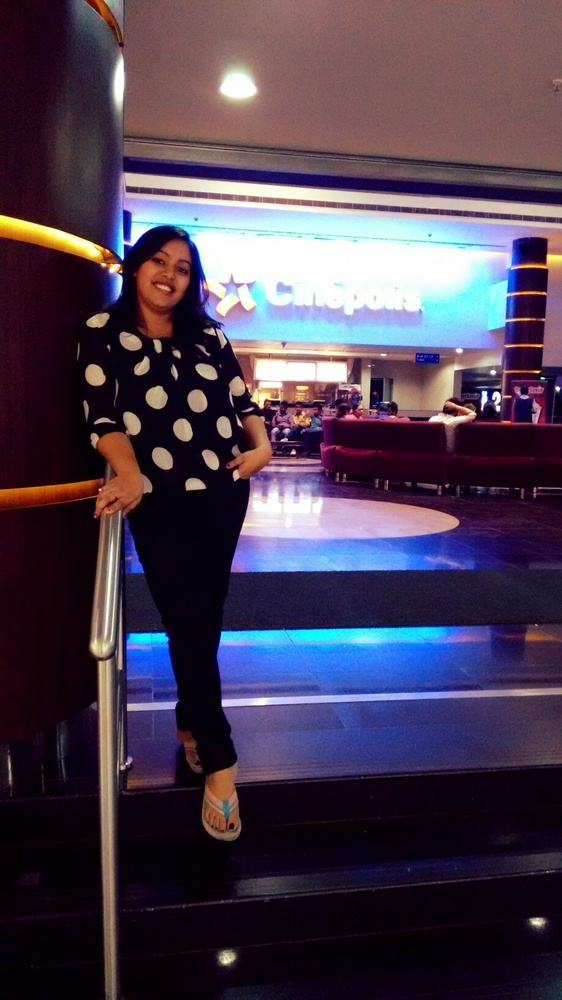
#> input picture Task 2/mypic.jpg, 562 x 1000 px, shrunk from 918 x 1632 before the run
$ jupyter execute 'Image to Pencil Sketch with Python.ipynb'   (shell and % lines are left out)
#> lines starting #> are read from the running program, lines starting #| are printed output that depends on the picture
Task-4: Image to Pencil Sketch with Python
Description Of Task:
We need to read the image in RBG format and then convert it to a grayscale image. This will turn an image into a classic black and white photo. Then the next thing to do is invert the grayscale image also called negative image, this will be our inverted grayscale image. Inversion can be used to enhance details. Then we can finally create the pencil sketch by mixing the grayscale image with the inverted blurry image. This can be done by dividing the grayscale image by the inverted blurry image. Since images are just arrays, we can easily do this programmatically using the divide function from the cv2 library in Python.

Refrence link: https://thecleverprogrammer.com/2020/09/30/pencil-sketch-with-python/

# Import Libraries

[cell 1]
import cv2
import numpy as np

# Read the image using Computer Vision

[cell 2]
image = cv2.imread("mypic.jpg")
#> image is the input picture: shape (1000, 562, 3); mean B, G, R 80.7, 62.3, 75
image

# Display Image

[cell 3]
cv2.imshow("Chitranshi", image)
cv2.waitKey(0)

# Read the image in RGB format

[cell 4]
import matplotlib.pyplot as plt
img_rgb = cv2.cvtColor(image, cv2.COLOR_BGR2RGB)
plt.imshow(img_rgb)

# create a new image by converting the original image to greyscale

[cell 5]
gray_image = cv2.cvtColor(image, cv2.COLOR_BGR2GRAY)
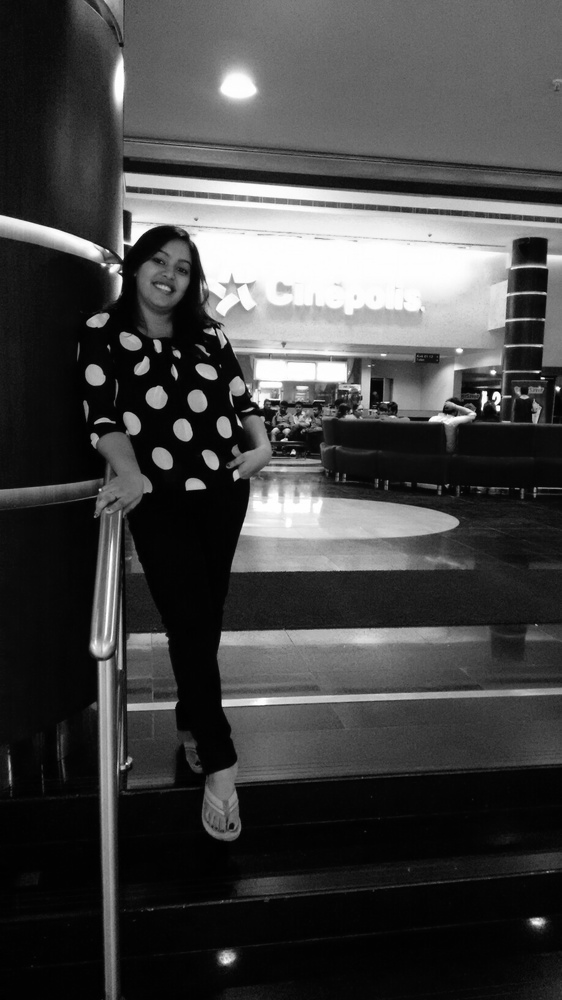
#> gray_image: shape (1000, 562); min 0, max 255, mean 68.2
gray_image

# Inverting Image

[cell 6]
plt.imshow(gray_image)

# Blur the image by using the Gaussian Function

[cell 7]
gray_image = cv2.cvtColor(image, cv2.COLOR_BGR2GRAY)
gray_image

# Invert the blurred image for final image(pencil sketch)

[cell 8]
plt.imshow(gray_image)

[cell 9]
inverted_image = 255 - gray_image
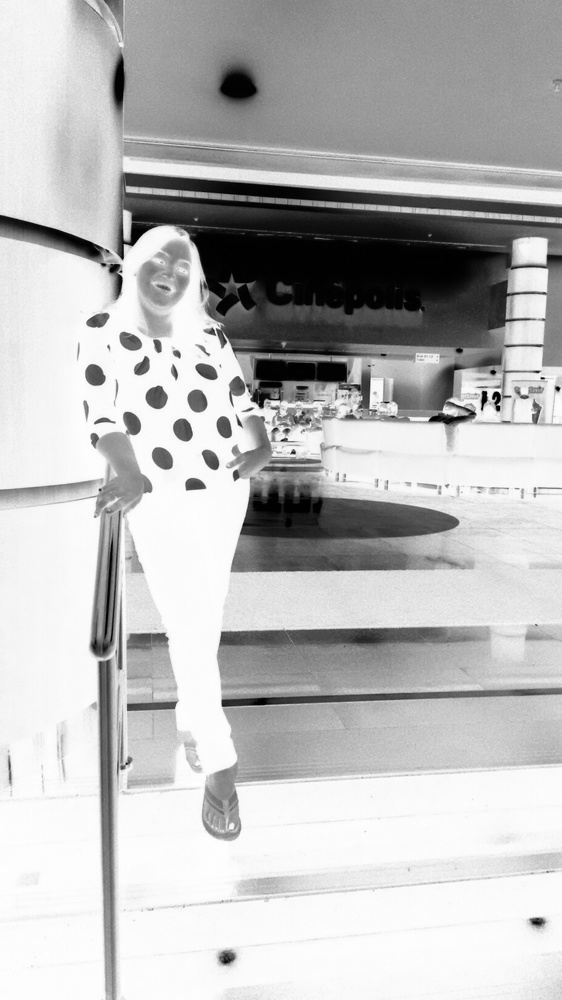
#> inverted_image: shape (1000, 562); min 0, max 255, mean 186.8
#inverted_image = cv2.bitwise_not(gray_image)
plt.imshow(inverted_image)

# Blur the image by using the Gaussian Function

[cell 10]
blurred = cv2.GaussianBlur(inverted_image, (21, 21), 0)
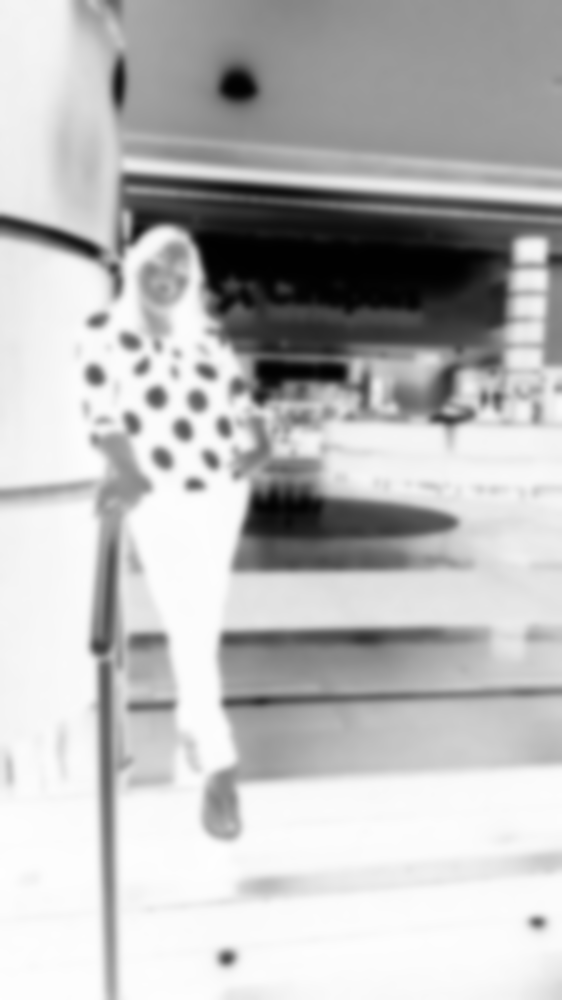
#> blurred: shape (1000, 562); min 1, max 254, mean 186.8
plt.imshow(blurred)

# Invert the blurred image for final image(pencil sketch)

[cell 11]
inverted_blurred = 255 - blurred
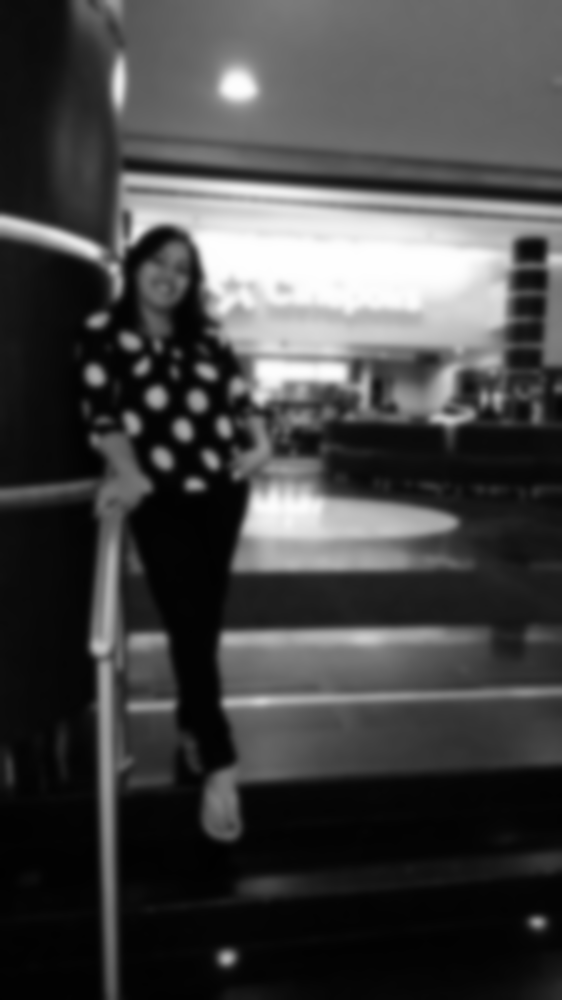
#> inverted_blurred: shape (1000, 562); min 1, max 254, mean 68.2
pencil_sketch = cv2.divide(gray_image, inverted_blurred, scale=256.0)
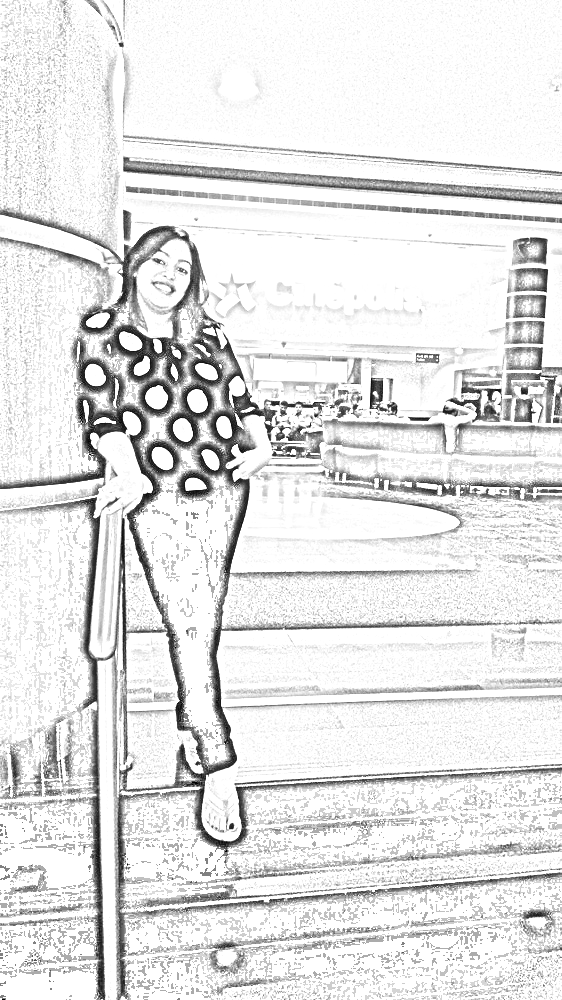
#> pencil_sketch: shape (1000, 562); min 0, max 255, mean 227.8
plt.imshow(pencil_sketch)
